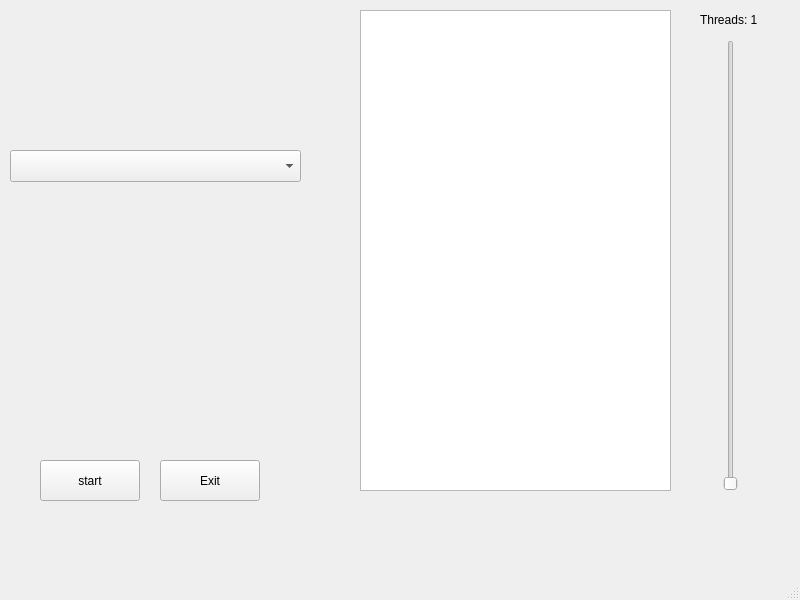
<?xml version="1.0" encoding="UTF-8"?>
<ui version="4.0">
 <class>MainWindow</class>
 <widget class="QMainWindow" name="MainWindow">
  <property name="geometry">
   <rect>
    <x>0</x>
    <y>0</y>
    <width>800</width>
    <height>600</height>
   </rect>
  </property>
  <property name="windowTitle">
   <string>MainWindow</string>
  </property>
  <widget class="QWidget" name="centralwidget">
   <widget class="QPushButton" name="start">
    <property name="geometry">
     <rect>
      <x>40</x>
      <y>460</y>
      <width>100</width>
      <height>41</height>
     </rect>
    </property>
    <property name="text">
     <string>start</string>
    </property>
   </widget>
   <widget class="QTextEdit" name="textEdit">
    <property name="geometry">
     <rect>
      <x>360</x>
      <y>10</y>
      <width>311</width>
      <height>481</height>
     </rect>
    </property>
   </widget>
   <widget class="QPushButton" name="Exit">
    <property name="geometry">
     <rect>
      <x>160</x>
      <y>460</y>
      <width>100</width>
      <height>41</height>
     </rect>
    </property>
    <property name="text">
     <string>Exit</string>
    </property>
   </widget>
   <widget class="QComboBox" name="comboBox">
    <property name="geometry">
     <rect>
      <x>10</x>
      <y>150</y>
      <width>291</width>
      <height>32</height>
     </rect>
    </property>
   </widget>
   <widget class="QSlider" name="verticalSlider">
    <property name="geometry">
     <rect>
      <x>720</x>
      <y>40</y>
      <width>22</width>
      <height>451</height>
     </rect>
    </property>
    <property name="orientation">
     <enum>Qt::Orientation::Vertical</enum>
    </property>
   </widget>
   <widget class="QLabel" name="sliderLabel">
    <property name="geometry">
     <rect>
      <x>700</x>
      <y>10</y>
      <width>80</width>
      <height>20</height>
     </rect>
    </property>
    <property name="text">
     <string>Threads: 1</string>
    </property>
   </widget>
  </widget>
  <widget class="QMenuBar" name="menubar">
   <property name="geometry">
    <rect>
     <x>0</x>
     <y>0</y>
     <width>800</width>
     <height>37</height>
    </rect>
   </property>
  </widget>
  <widget class="QStatusBar" name="statusbar"/>
 </widget>
 <resources/>
 <connections/>
</ui>
